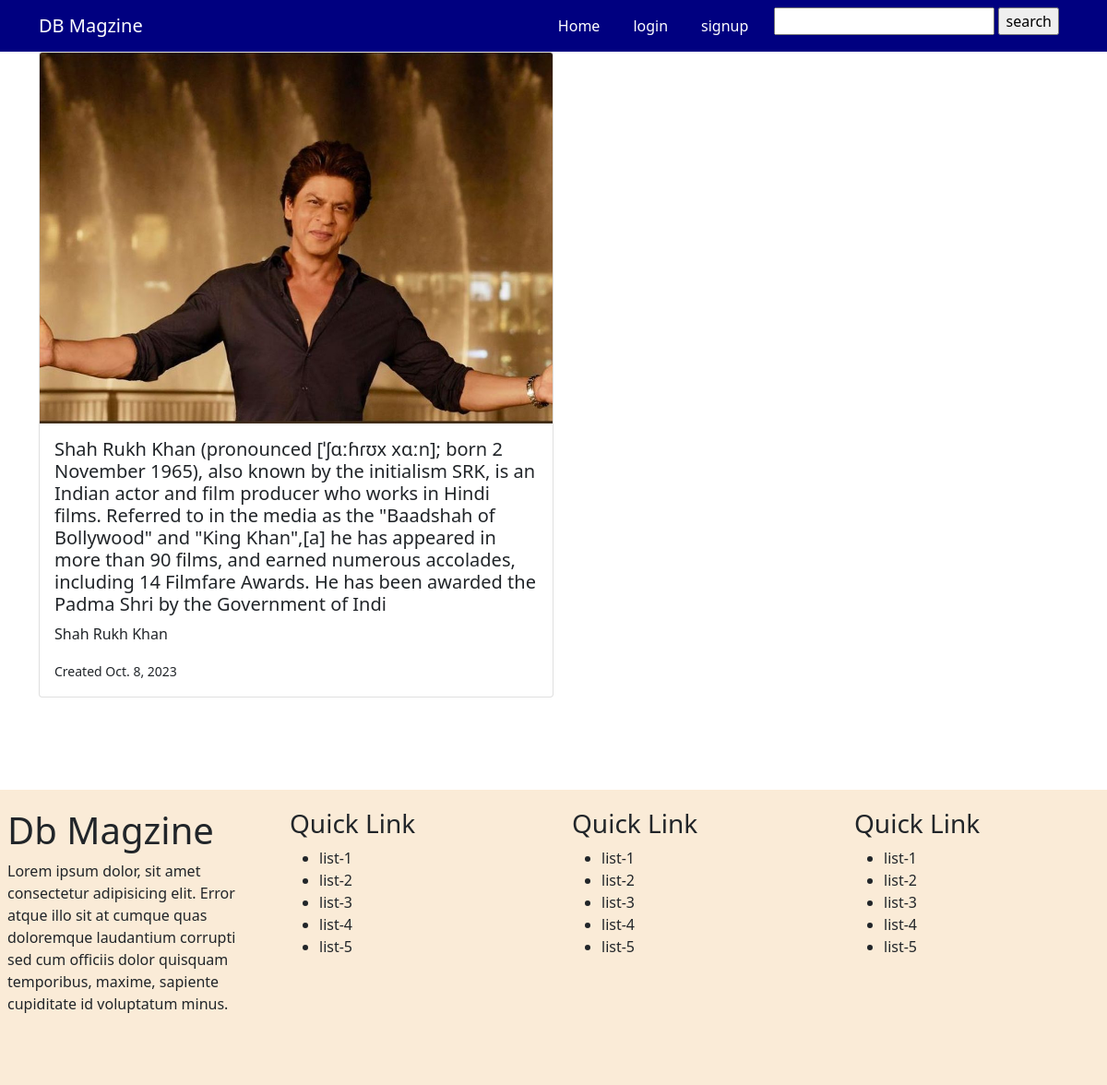
Page /article/6 on the committed database.
### front/models.py (models this page shows)
class Article(models.Model):
    title=models.TextField(max_length=400, default='')
    des=models.TextField(max_length=3000, default='')
    date=models.DateField(default='')
    image=models.TextField()
    category=models.ForeignKey( Cate,  on_delete=models.CASCADE)

### front/views.py (the view)
# urls.py: path('article/<id>', views.article, name="article"),
def article(request,id):
    if User.is_authenticated:
        data=Article.objects.get(id=id)
        return render(request , 'article.html',{'data':data} )
    else:
         return render(request , 'article.html',{'data':data} )

### template/article.html
{% extends 'partial/temp1.html' %}
{% block content %}
<div class="card mb-3" style="height: 700px; width: 50%;">
    <img src="{{data.image }}" class="card-img-top" alt="..." style="height: 70%; width: 100%; object-fit: cover; object-position: top;" >
    <div class="card-body" style="height: 300px;">
      <h5 class="card-title">{{data.title}}</h5>
      <p class="card-text">{{data.des}}</p>
      <p class="card-text"><small class="text-body-secondary">Created {{data.date}}</small></p>
    </div>
  </div>
{% endblock %}

### template/partial/temp1.html (shortened to what this page needs)
{% include 'partial/nav.html' %}
{% block content %}{% endblock %}
{% include 'partial/footer.html' %}

### template/partial/nav.html (shortened to what this page needs)
<!DOCTYPE html>
<html lang="en">
<head>
    <link href="https://cdn.jsdelivr.net/npm/bootstrap@5.0.2/dist/css/bootstrap.min.css" rel="stylesheet">
    <link rel="stylesheet" href="https://cdnjs.cloudflare.com/ajax/libs/font-awesome/6.4.2/css/all.min.css" />
</head>
<body>
    <nav class="navbar navbar-expand-lg navbar-light bg-light">
        <div class="container">
          <a class="navbar-brand" href="#">DB Magzine</a>
          <div class="collapse navbar-collapse" id="navbarNav">
            <ul class="navbar-nav ms-auto">
              <li class="nav-item">
                <a class="nav-link active" aria-current="page" href="{% url 'index' %}">Home</a>
              </li>
              {% if user.is_authenticated %}
              <li class="nav-item">
                <a class="nav-link" href="#">cart</a>
              </li>
              <li class="nav-item">
                <a class="nav-link" href="#">all Product</a>
              </li>
              <li class="nav-item">
                <a class="nav-link" href="{% url 'logouts' %}">logout {{usern}}</a>
              </li>
              {% else %}
              <li class="nav-item">
                <a class="nav-link" href="{% url 'logins'%}">login</a>
              </li>
              <li class="nav-item">
                <a class="nav-link" href="{% url 'signup'%}">signup</a>
              </li>
              {% endif %}
              <li class="nav-item">
                <form action="{% url 'search' %}" method="GET">
                <input type="text" name="search">
                <input type="submit" value="search">
                </form>
              </li>
            </ul>
          </div>
        </div>
      </nav>
      <div class="main" style="min-height:100vh">
        <div class="container">

### template/partial/footer.html (shortened to what this page needs)
</div></div>
<div class="row footer row-cols-1 row-cols-md-4 " style="background-color: antiquewhite;">
    <div class="col ">
       <h1>Db Magzine</h1>
       <p>Lorem ipsum dolor, sit amet consectetur adipisicing elit. Error atque illo sit at cumque quas doloremque laudantium corrupti sed cum officiis dolor quisquam temporibus, maxime, sapiente cupiditate id voluptatum minus.</p>
    </div>
    <div class="col">
        <h3>Quick Link </h3>
        <ul>
            <li>list-1</li>
            <li>list-2</li>
            <li>list-3</li>
            <li>list-4</li>
            <li>list-5</li>
        </ul>
    </div>
    <div class="col">
        <h3>Quick Link </h3>
        <ul>
            <li>list-1</li>
            <li>list-2</li>
            <li>list-3</li>
            <li>list-4</li>
            <li>list-5</li>
        </ul>
    </div>
    <div class="col">
        <h3>Quick Link </h3>
        <ul>
            <li>list-1</li>
            <li>list-2</li>
            <li>list-3</li>
            <li>list-4</li>
            <li>list-5</li>
        </ul>
    </div>
    <div class="col">
    </div>
  </div>
</body>
</html>

### template/partial/nav.html (style rules this page uses)
.nav-item { padding-inline:10px ; }
.navbar { background-color: navy !important; }
.navbar .nav-link,a { color:#fff !important; }

### template/partial/footer.html (style rules this page uses)
.footer .col { box-sizing: border-box !important; padding: 20px !important; }

### rows in the picture
Article: image (picture), title "Shah Rukh Khan (pronounced [ˈʃɑːɦɾʊx xɑːn]; born 2 November 1965), also known by the initialism SRK, is an Indian actor and film producer who works in Hindi films. Referred to in the media as the \"Baadshah of Bollywood\" and \"King Khan\",[a] he has appeared in more than 90 films, and earned numerous accolades, including 14 Filmfare Awards. He has been awarded the Padma Shri by the Government of Indi", des "Shah Rukh Khan", date "Oct. 8, 2023"
